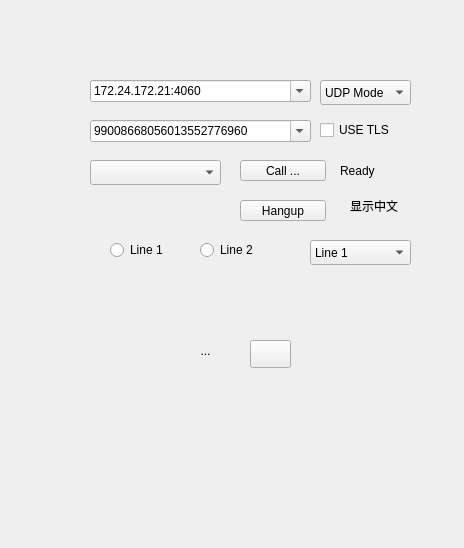
<?xml version="1.0" encoding="UTF-8"?>
<ui version="4.0">
 <class>Form</class>
 <widget class="QWidget" name="Form">
  <property name="geometry">
   <rect>
    <x>0</x>
    <y>0</y>
    <width>464</width>
    <height>548</height>
   </rect>
  </property>
  <property name="windowTitle">
   <string>Form</string>
  </property>
  <widget class="QPushButton" name="pushButton_8">
   <property name="geometry">
    <rect>
     <x>250</x>
     <y>340</y>
     <width>41</width>
     <height>28</height>
    </rect>
   </property>
   <property name="text">
    <string/>
   </property>
  </widget>
  <widget class="QRadioButton" name="radioButton">
   <property name="geometry">
    <rect>
     <x>110</x>
     <y>240</y>
     <width>97</width>
     <height>20</height>
    </rect>
   </property>
   <property name="text">
    <string>Line 1</string>
   </property>
  </widget>
  <widget class="QCheckBox" name="checkBox_3">
   <property name="geometry">
    <rect>
     <x>320</x>
     <y>120</y>
     <width>81</width>
     <height>20</height>
    </rect>
   </property>
   <property name="text">
    <string>USE TLS</string>
   </property>
  </widget>
  <widget class="QLabel" name="label">
   <property name="geometry">
    <rect>
     <x>340</x>
     <y>160</y>
     <width>111</width>
     <height>21</height>
    </rect>
   </property>
   <property name="text">
    <string>Ready</string>
   </property>
  </widget>
  <widget class="QComboBox" name="comboBox_11">
   <property name="geometry">
    <rect>
     <x>90</x>
     <y>160</y>
     <width>131</width>
     <height>25</height>
    </rect>
   </property>
  </widget>
  <widget class="QComboBox" name="comboBox">
   <property name="geometry">
    <rect>
     <x>90</x>
     <y>120</y>
     <width>221</width>
     <height>22</height>
    </rect>
   </property>
   <property name="editable">
    <bool>true</bool>
   </property>
   <item>
    <property name="text">
     <string>99008668056013552776960</string>
    </property>
   </item>
   <item>
    <property name="text">
     <string>99008664115013552776960</string>
    </property>
   </item>
   <item>
    <property name="text">
     <string>99008668056010687300662547</string>
    </property>
   </item>
  </widget>
  <widget class="QPushButton" name="pushButton_2">
   <property name="geometry">
    <rect>
     <x>240</x>
     <y>200</y>
     <width>86</width>
     <height>21</height>
    </rect>
   </property>
   <property name="text">
    <string>Hangup</string>
   </property>
  </widget>
  <widget class="QComboBox" name="comboBox_2">
   <property name="geometry">
    <rect>
     <x>90</x>
     <y>80</y>
     <width>221</width>
     <height>22</height>
    </rect>
   </property>
   <property name="editable">
    <bool>true</bool>
   </property>
   <item>
    <property name="text">
     <string>172.24.172.21:4060</string>
    </property>
   </item>
   <item>
    <property name="text">
     <string>202.108.29.234:4060</string>
    </property>
   </item>
   <item>
    <property name="text">
     <string>122.228.202.105:4060</string>
    </property>
   </item>
  </widget>
  <widget class="QLabel" name="label_2">
   <property name="geometry">
    <rect>
     <x>350</x>
     <y>190</y>
     <width>71</width>
     <height>31</height>
    </rect>
   </property>
   <property name="text">
    <string>显示中文</string>
   </property>
  </widget>
  <widget class="QComboBox" name="comboBox_4">
   <property name="geometry">
    <rect>
     <x>310</x>
     <y>240</y>
     <width>101</width>
     <height>25</height>
    </rect>
   </property>
   <item>
    <property name="text">
     <string>Line 1</string>
    </property>
   </item>
   <item>
    <property name="text">
     <string>Line 2</string>
    </property>
   </item>
   <item>
    <property name="text">
     <string>Line 3</string>
    </property>
   </item>
  </widget>
  <widget class="QToolButton" name="toolButton_13">
   <property name="geometry">
    <rect>
     <x>190</x>
     <y>340</y>
     <width>31</width>
     <height>21</height>
    </rect>
   </property>
   <property name="text">
    <string>...</string>
   </property>
   <property name="checkable">
    <bool>false</bool>
   </property>
   <property name="autoRepeat">
    <bool>false</bool>
   </property>
   <property name="autoRaise">
    <bool>true</bool>
   </property>
  </widget>
  <widget class="QRadioButton" name="radioButton_2">
   <property name="geometry">
    <rect>
     <x>200</x>
     <y>240</y>
     <width>97</width>
     <height>20</height>
    </rect>
   </property>
   <property name="text">
    <string>Line 2</string>
   </property>
  </widget>
  <widget class="QComboBox" name="comboBox_12">
   <property name="geometry">
    <rect>
     <x>320</x>
     <y>80</y>
     <width>91</width>
     <height>25</height>
    </rect>
   </property>
   <item>
    <property name="text">
     <string>UDP Mode</string>
    </property>
   </item>
   <item>
    <property name="text">
     <string>TCP Mode</string>
    </property>
   </item>
  </widget>
  <widget class="QPushButton" name="pushButton">
   <property name="geometry">
    <rect>
     <x>240</x>
     <y>160</y>
     <width>86</width>
     <height>21</height>
    </rect>
   </property>
   <property name="text">
    <string>Call ...</string>
   </property>
  </widget>
 </widget>
 <resources/>
 <connections/>
</ui>
